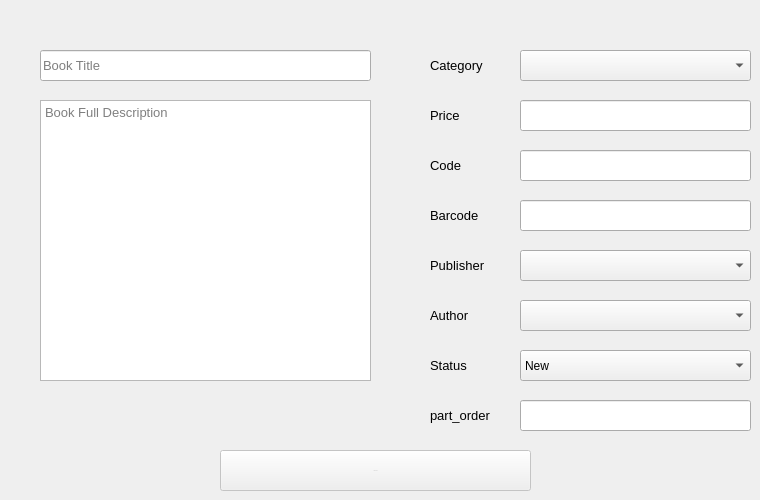
      <widget class="QWidget" name="tab_9">
       <attribute name="title">
        <string>Add New Book</string>
       </attribute>
       <widget class="QPushButton" name="pushButton_10">
        <property name="enabled">
         <bool>false</bool>
        </property>
        <property name="geometry">
         <rect>
          <x>220</x>
          <y>450</y>
          <width>311</width>
          <height>41</height>
         </rect>
        </property>
        <property name="font">
         <font>
          <pointsize>-1</pointsize>
         </font>
        </property>
        <property name="text">
         <string>Add Book</string>
        </property>
       </widget>
       <widget class="QLineEdit" name="lineEdit_3">
        <property name="geometry">
         <rect>
          <x>40</x>
          <y>50</y>
          <width>331</width>
          <height>31</height>
         </rect>
        </property>
        <property name="font">
         <font>
          <pointsize>10</pointsize>
         </font>
        </property>
        <property name="placeholderText">
         <string>Book Title</string>
        </property>
       </widget>
       <widget class="QTextEdit" name="textEdit">
        <property name="geometry">
         <rect>
          <x>40</x>
          <y>100</y>
          <width>331</width>
          <height>281</height>
         </rect>
        </property>
        <property name="font">
         <font>
          <pointsize>10</pointsize>
         </font>
        </property>
        <property name="placeholderText">
         <string>Book Full Description</string>
        </property>
       </widget>
       <widget class="QLineEdit" name="lineEdit_4">
        <property name="geometry">
         <rect>
          <x>520</x>
          <y>100</y>
          <width>231</width>
          <height>31</height>
         </rect>
        </property>
       </widget>
       <widget class="QLabel" name="label_2">
        <property name="geometry">
         <rect>
          <x>430</x>
          <y>50</y>
          <width>81</width>
          <height>31</height>
         </rect>
        </property>
        <property name="font">
         <font>
          <pointsize>10</pointsize>
         </font>
        </property>
        <property name="text">
         <string>Category</string>
        </property>
       </widget>
       <widget class="QComboBox" name="comboBox_3">
        <property name="geometry">
         <rect>
          <x>520</x>
          <y>50</y>
          <width>231</width>
          <height>31</height>
         </rect>
        </property>
       </widget>
       <widget class="QLabel" name="label_3">
        <property name="geometry">
         <rect>
          <x>430</x>
          <y>100</y>
          <width>51</width>
          <height>31</height>
         </rect>
        </property>
        <property name="font">
         <font>
          <pointsize>10</pointsize>
         </font>
        </property>
        <property name="text">
         <string>Price</string>
        </property>
       </widget>
       <widget class="QLabel" name="label_4">
        <property name="geometry">
         <rect>
          <x>430</x>
          <y>150</y>
          <width>51</width>
          <height>31</height>
         </rect>
        </property>
        <property name="font">
         <font>
          <pointsize>10</pointsize>
         </font>
        </property>
        <property name="text">
         <string>Code</string>
        </property>
       </widget>
       <widget class="QLabel" name="label_5">
        <property name="geometry">
         <rect>
          <x>430</x>
          <y>250</y>
          <width>81</width>
          <height>31</height>
         </rect>
        </property>
        <property name="font">
         <font>
          <pointsize>10</pointsize>
         </font>
        </property>
        <property name="text">
         <string>Publisher</string>
        </property>
       </widget>
       <widget class="QLabel" name="label_6">
        <property name="geometry">
         <rect>
          <x>430</x>
          <y>300</y>
          <width>81</width>
          <height>31</height>
         </rect>
        </property>
        <property name="font">
         <font>
          <pointsize>10</pointsize>
         </font>
        </property>
        <property name="text">
         <string>Author</string>
        </property>
       </widget>
       <widget class="QLabel" name="label_7">
        <property name="geometry">
         <rect>
          <x>430</x>
          <y>350</y>
          <width>81</width>
          <height>31</height>
         </rect>
        </property>
        <property name="font">
         <font>
          <pointsize>10</pointsize>
         </font>
        </property>
        <property name="text">
         <string>Status</string>
        </property>
       </widget>
       <widget class="QLineEdit" name="lineEdit_5">
        <property name="geometry">
         <rect>
          <x>520</x>
          <y>150</y>
          <width>231</width>
          <height>31</height>
         </rect>
        </property>
       </widget>
       <widget class="QComboBox" name="comboBox_4">
        <property name="geometry">
         <rect>
          <x>520</x>
          <y>250</y>
          <width>231</width>
          <height>31</height>
         </rect>
        </property>
       </widget>
       <widget class="QComboBox" name="comboBox_5">
        <property name="geometry">
         <rect>
          <x>520</x>
          <y>300</y>
          <width>231</width>
          <height>31</height>
         </rect>
        </property>
       </widget>
       <widget class="QComboBox" name="comboBox_6">
        <property name="geometry">
         <rect>
          <x>520</x>
          <y>350</y>
          <width>231</width>
          <height>31</height>
         </rect>
        </property>
        <item>
         <property name="text">
          <string>New</string>
         </property>
        </item>
        <item>
         <property name="text">
          <string>Used</string>
         </property>
        </item>
        <item>
         <property name="text">
          <string>Damaged</string>
         </property>
        </item>
       </widget>
       <widget class="QLabel" name="label_61">
        <property name="geometry">
         <rect>
          <x>430</x>
          <y>400</y>
          <width>81</width>
          <height>31</height>
         </rect>
        </property>
        <property name="font">
         <font>
          <pointsize>10</pointsize>
         </font>
        </property>
        <property name="text">
         <string>part_order</string>
        </property>
       </widget>
       <widget class="QLineEdit" name="lineEdit_39">
        <property name="geometry">
         <rect>
          <x>520</x>
          <y>400</y>
          <width>231</width>
          <height>31</height>
         </rect>
        </property>
       </widget>
       <widget class="QLabel" name="label_62">
        <property name="geometry">
         <rect>
          <x>430</x>
          <y>200</y>
          <width>61</width>
          <height>31</height>
         </rect>
        </property>
        <property name="font">
         <font>
          <pointsize>10</pointsize>
         </font>
        </property>
        <property name="text">
         <string>Barcode</string>
        </property>
       </widget>
       <widget class="QLineEdit" name="lineEdit_50">
        <property name="geometry">
         <rect>
          <x>520</x>
          <y>200</y>
          <width>231</width>
          <height>31</height>
         </rect>
        </property>
       </widget>
      </widget>
